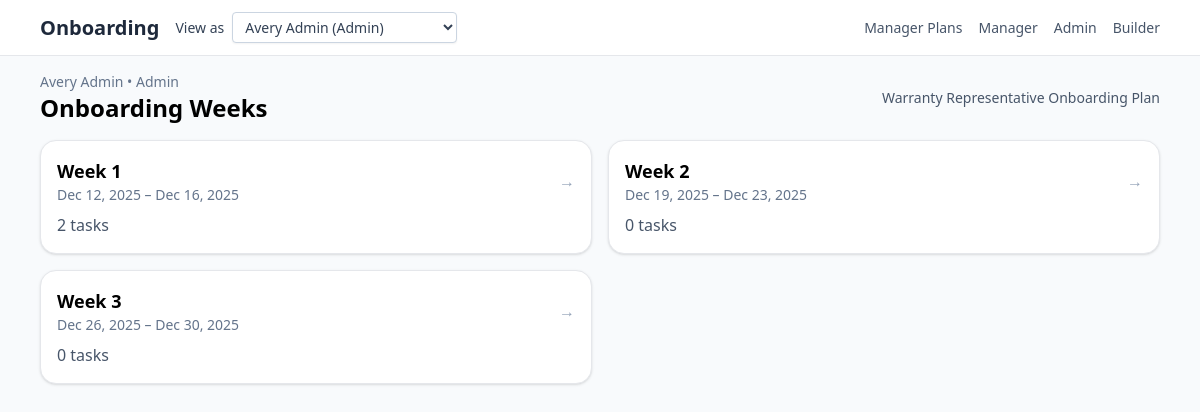
Page /weeks on the committed database.
### Onboarding/models.py (models this page shows, shortened)
class User(db.Model):
    __tablename__ = "users"
    id = db.Column(db.Integer, primary_key=True)
    email = db.Column(db.String(255), unique=True, nullable=False)
    full_name = db.Column(db.String(255), nullable=False)
    role = db.Column(db.String(32), nullable=False, default=RoleEnum.USER.value)
    onboarding_plan_id = db.Column(
        db.Integer, db.ForeignKey("onboarding_plans.id"), nullable=True
    )
    onboarding_plan = db.relationship("OnboardingPlan", back_populates="users")
    manager_id = db.Column(db.Integer, db.ForeignKey("users.id"), nullable=True)
    manager = db.relationship(
        "User",
        remote_side="User.id",
        back_populates="direct_reports",
        lazy="joined",
    )
    direct_reports = db.relationship(
        "User",
        back_populates="manager",
        lazy="selectin",
        cascade="all",
    )

class OnboardingPlan(db.Model):
    __tablename__ = "onboarding_plans"
    id = db.Column(db.Integer, primary_key=True)
    name = db.Column(db.String(255), nullable=False, default="Onboarding Plan")
    description = db.Column(db.Text, nullable=True)
    weeks = db.relationship(
        "Week",
        back_populates="onboarding_plan",
        lazy="selectin",
        cascade="all, delete-orphan",
    )
    users = db.relationship(
        "User",
        back_populates="onboarding_plan",
        lazy="selectin",
    )

class Week(db.Model):
    __tablename__ = "weeks"
    id = db.Column(db.Integer, primary_key=True)
    title = db.Column(db.String(255), nullable=False, default="Week")
    start_date = db.Column(db.Date, nullable=True)
    end_date = db.Column(db.Date, nullable=True)
    owner_user_id = db.Column(db.Integer, nullable=True)
    manager_user_id = db.Column(db.Integer, nullable=True)
    onboarding_plan_id = db.Column(
        db.Integer, db.ForeignKey("onboarding_plans.id"), nullable=True
    )
    onboarding_plan = db.relationship("OnboardingPlan", back_populates="weeks")
    tasks = db.relationship(
        "Task",
        back_populates="week",
        lazy="selectin",
        cascade="all, delete-orphan",
        order_by="Task.sort_order.asc().nullsfirst(), Task.id.asc()",
    )

### app.py (the view)
@app.get("/weeks")
def weeks():
    user = current_user()
    plan_weeks = weeks_for_plan(user.onboarding_plan_id)
    return render_template("weeks.html", weeks=plan_weeks, user=user)

### app.py (called while the page is built)
def current_user() -> User:
    email = request.headers.get("X-User-Email") or request.args.get("as_user")
    query = User.query.options(selectinload(User.onboarding_plan))
    if email:
        user = query.filter_by(email=email).first()
        if not user:
            abort(404, description="User not found")
        return user
    user = query.order_by(User.id.asc()).first()
    if not user:
        abort(404, description="No users available")
    return user

def weeks_for_plan(plan_id: int | None):
    if plan_id is None:
        return []
    return (
        Week.query.filter_by(onboarding_plan_id=plan_id)
        .options(selectinload(Week.tasks))
        .order_by(Week.start_date.asc().nullsfirst(), Week.id.asc())
        .all()
    )

@app.context_processor
def inject_build_ts():
    return {"build_ts": int(time.time())}

@app.context_processor
def inject_user_switcher():
    users = User.query.order_by(User.role.asc(), User.full_name.asc()).all()
    active_user = None
    try:
        active_user = current_user()
    except Exception:
        active_user = None
    return {
        "switchable_users": users,
        "nav_current_user": active_user,
    }

### templates/weeks.html
{% extends 'base.html' %}
{% block content %}
<div class="flex items-center justify-between mb-4">
  <div>
    <p class="text-sm text-slate-500">{{ user.full_name }} • {{ user.role|capitalize }}</p>
    <h1 class="text-2xl font-bold">Onboarding Weeks</h1>
  </div>
  <div class="text-right">
    {% if user.onboarding_plan %}
      <p class="text-sm text-slate-600">{{ user.onboarding_plan.name }}</p>
    {% else %}
      <p class="text-sm text-slate-500">No onboarding plan</p>
    {% endif %}
  </div>
</div>
{% if not weeks %}
  <div class="bg-white border rounded-xl p-6 shadow-sm">
    <p class="text-slate-600">No weeks found for this onboarding plan.</p>
  </div>
{% else %}
  <div class="grid md:grid-cols-2 gap-4">
      {% for w in weeks %}
          <a href="{{ url_for('week_detail', week_id=w.id, as_user=request.args.get('as_user')) }}" class="block p-4 rounded-2xl bg-white shadow hover:shadow-md transition border">
              <div class="flex items-center justify-between">
                  <div>
                      <h2 class="text-lg font-semibold">{{ w.title }}</h2>
                      {% if w.start_date %}
                          <p class="text-sm text-slate-500">{{ w.start_date.strftime('%b %d, %Y') }}{% if w.end_date %} – {{ w.end_date.strftime('%b %d, %Y') }}{% endif %}</p>
                      {% endif %}
                  </div>
                  <span class="text-slate-400">→</span>
              </div>
              <p class="mt-2 text-slate-600">{{ w.tasks|length }} tasks</p>
          </a>
      {% endfor %}
  </div>
{% endif %}
{% endblock %}

### rows in the picture
User: full_name "Avery Admin", role "Admin"
OnboardingPlan: onboarding_plan.name "Warranty Representative Onboarding Plan"
Week: title "Week 1", start_date "Dec 12, 2025", end_date "Dec 16, 2025", tasks|length "2"
Week: title "Week 2", start_date "Dec 19, 2025", end_date "Dec 23, 2025", tasks|length "0"
Week: title "Week 3", start_date "Dec 26, 2025", end_date "Dec 30, 2025", tasks|length "0"

### other values in the picture
form field as_user "Avery Admin (Admin)"
